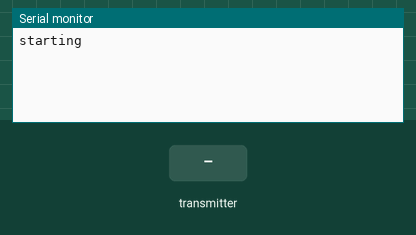
A sketch run on a simulated Arduino Uno, built with avr-gcc and run on an emulated ATmega328P. Shown: the last lines printed to the serial monitor. Inputs (shaded band) come from the test bench. No radio packets arrive unless stated.

Above: at 1.2 s.
1.3 s: the transmitter starts sending data.0 = 0
At 1.37 s:
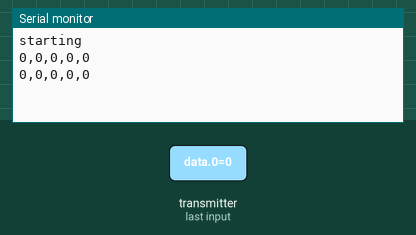
3.2 s: the transmitter starts sending data.1 = 256
At 3.27 s:
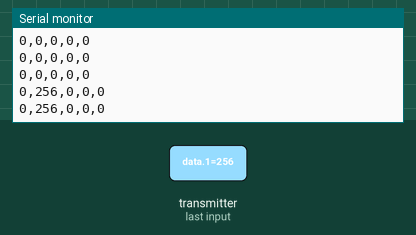
4.7 s: the transmitter starts sending data.2 = 256
At 4.77 s:
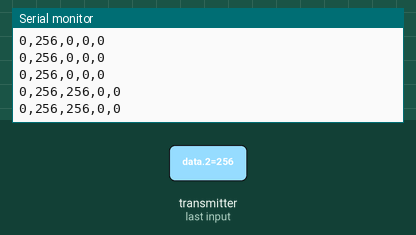
6.2 s: the transmitter starts sending data.3 = 256
At 6.22 s:
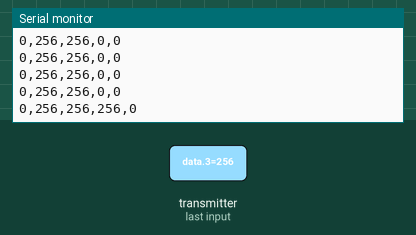
7.7 s: the transmitter starts sending data.4 = 256
At 7.77 s:
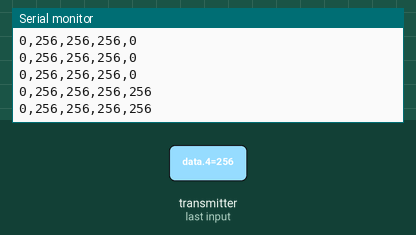
9.2 s: the transmitter starts sending data.0 = 256
At 9.27 s:
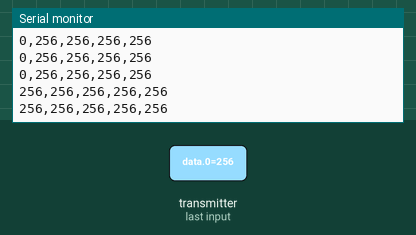

The sketch:

WiFi_Accel_Ultrasound_Receiver1.ino
```cpp
/*
* Arduino Wireless Communication Reciever Accelerometer Data
* Library: TMRh20/RF24, https://github.com/tmrh20/RF24/
*/

long data[5];

#include <SPI.h>
#include <nRF24L01.h>
#include <RF24.h>
RF24 radio(7, 8); // CE, CSN

const byte address[6] = "00001";

void setup() {
  Serial.begin(115200);
  //radio.setChannel(70);
  radio.begin();
  radio.setChannel(70);
  radio.openReadingPipe(0, address);
  radio.setPALevel(RF24_PA_MAX);
  radio.setDataRate(RF24_2MBPS);
  radio.startListening();
  Serial.println("starting");
}

void loop() {
  if (radio.available(0)) {
    radio.read(&data, sizeof(data));
    for(int i = 0; i < (sizeof(data) / sizeof(data[0])-1); i++)
      {
        Serial.print(data[i]);
        Serial.print(",");
      }
      Serial.print(data[4]);
      Serial.println();
  }
}
```

Measured:
- after the input at 1.3 s, the serial monitor: prints a new line at once (image 1)
- after the input at 3.2 s, the serial monitor: prints a new line at once (image 2)
- after the input at 4.7 s, the serial monitor: prints a new line at once (image 3)
- after the input at 6.2 s, the serial monitor: prints a new line at once (image 4)
- after the input at 7.7 s, the serial monitor: prints a new line at once (image 5)
- after the input at 9.2 s, the serial monitor: prints a new line at once (image 6)
